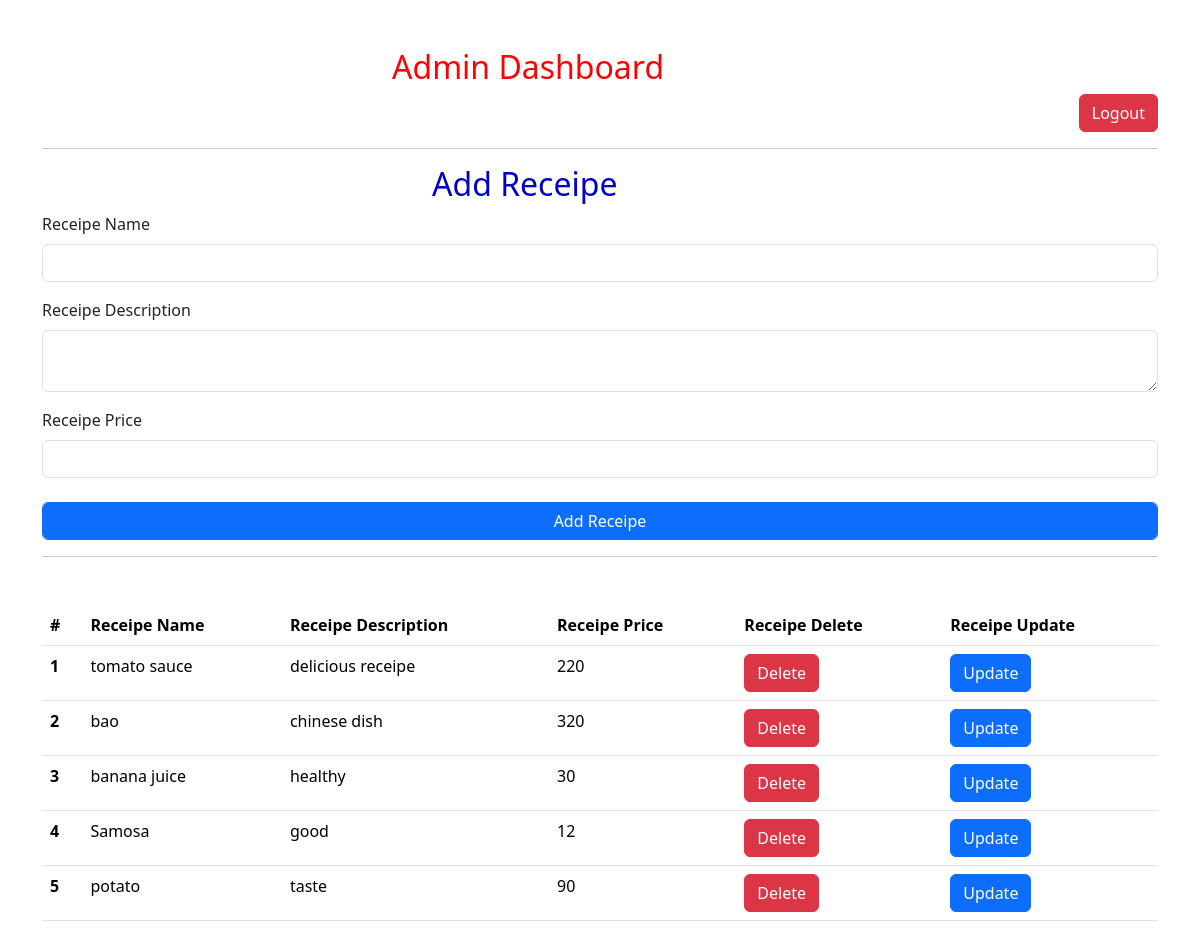
/, run on an earlier commit of the app's database.
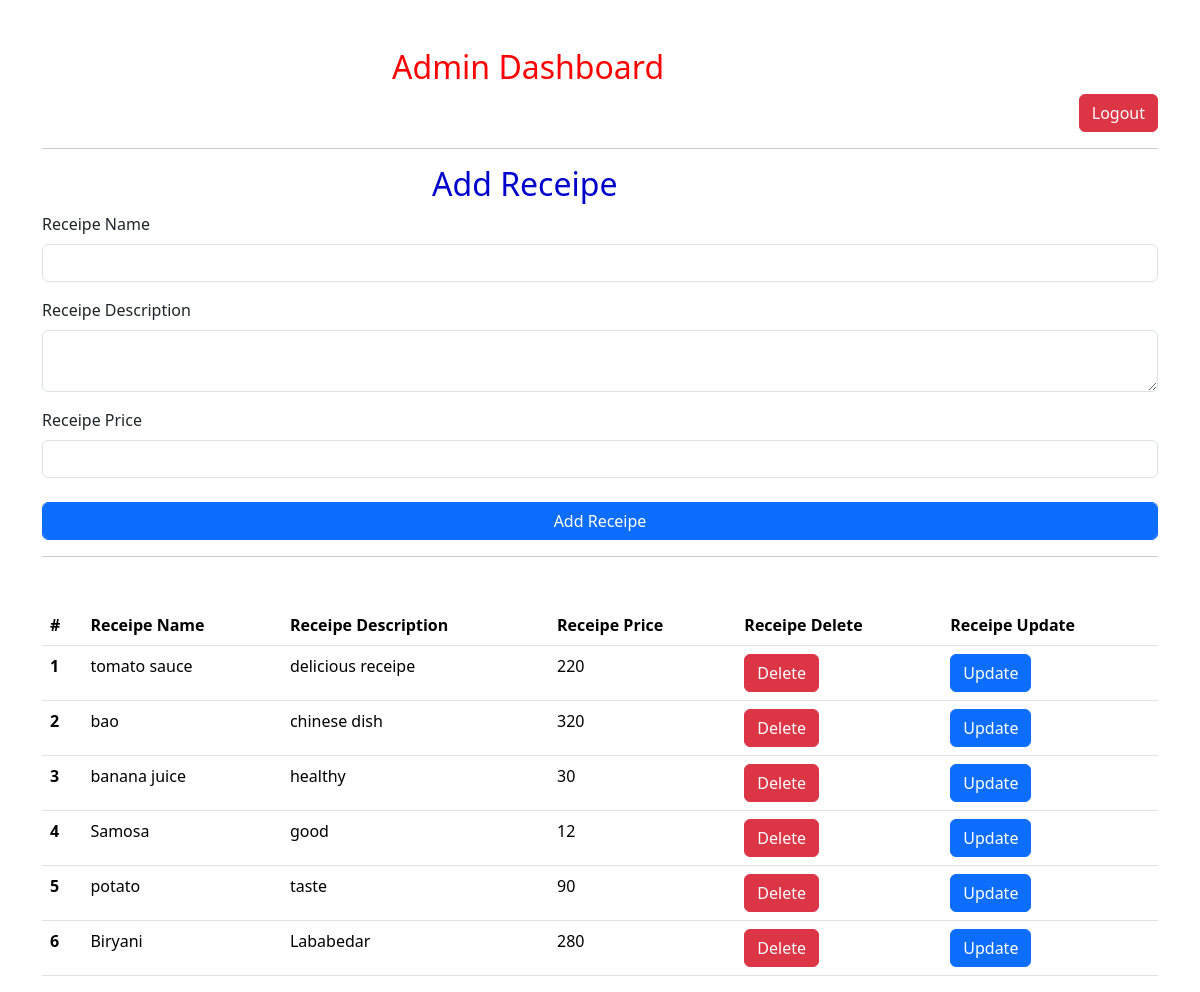
And on a later commit of the database.
### vege/models.py (models this page shows, shortened)
class Receipe(models.Model):
    user = models.ForeignKey(User, on_delete=models.SET_NULL, null=True, blank=True)
    receipe_name = models.CharField(max_length=100)
    receipe_description = models.TextField()
    receipe_price = models.IntegerField(default=0)
    receipe_view_count = models.IntegerField(default=1)

### vege/views.py (the view, shortened to what this page needs)
# urls.py: path('', receipes, name="receipes"),
def receipes(request):
    queryset = Receipe.objects.all()
    context = {'receipes': queryset}
    return render(request, 'receipes.html', context)

### vege/templates/receipes.html (shortened to what this page needs)
<!DOCTYPE html>
<html lang="en">
	<head>
		<link
			href="https://cdn.jsdelivr.net/npm/bootstrap@5.3.2/dist/css/bootstrap.min.css"
			rel="stylesheet"
 />
	</head>
	<body>
		<div class="container mt-5">
			<h2 style="margin-left: 350px; color: red">Admin Dashboard</h2>
			<a
				style="display: flex; justify-content: flex-end; text-decoration: none"
				href="/logout">
				<button class="btn btn-danger">Logout</button>
			</a>
			<hr />
			<div style="color: mediumblue; margin-left: 390px">
				<h2>Add Receipe</h2>
			</div>
			<form
				method="post"
				enctype="multipart/form-data">
				<div class="mb-3">
					<label class="form-label">Receipe Name</label>
					<input
						class="form-control"
						name="receipe_name"
						required
						type="text" />
				</div>
				<div class="mb-3">
					<label class="form-label">Receipe Description</label>
					<textarea
						class="form-control"
						required
						name="receipe_description"></textarea>
				</div>
				<div class="mb-3">
					<label class="form-label">Receipe Price</label>
					<input class="form-control" name="receipe_price" type="number"
					required
				</div>
				<br />
				<button class="btn btn-primary form-control">Add Receipe</button>
				<hr />
			</form>
			<table class="table mt-5">
				<thead>
					<tr>
						<th scope="col">#</th>
						<th scope="col">Receipe Name</th>
						<th scope="col">Receipe Description</th>
						<th scope="col">Receipe Price</th>
						<th scope="col">Receipe Delete</th>
						<th scope="col">Receipe Update</th>
					</tr>
				</thead>
				<tbody>
					{% for receipe in receipes %}
					<tr>
						<th scope="row">{{forloop.counter}}</th>
						<td>{{receipe.receipe_name}}</td>
						<td>{{receipe.receipe_description}}</td>
						<td>{{receipe.receipe_price}}</td>
						<td>
							<a
								class="btn btn-danger"
								href="/delete_receipe/{{receipe.id}}/"
								>Delete</a
							>
						</td>
						<td>
							<a
								class="btn btn-primary"
								href="/update_receipe/{{receipe.id}}/"
								>Update</a
							>
						</td>
					</tr>
					{% endfor %}
				</tbody>
			</table>
		</div>
	</body>
</html>

What changed in the data, as far as the page shows it:
added Receipe: receipe_name "Biryani", receipe_description "Lababedar", receipe_price "280"
